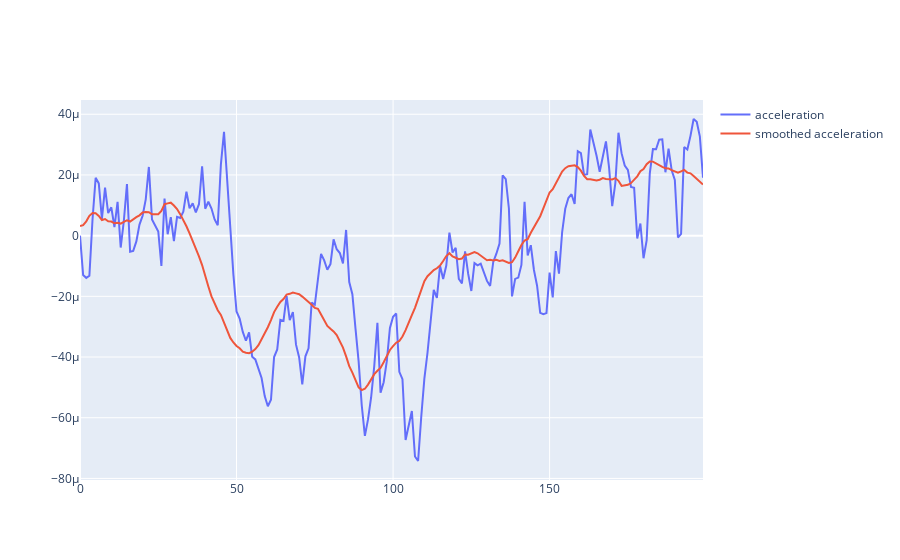

Write notebook code for a chart like this one.
### Code cell
import plotly.express as px
import plotly.graph_objects as go

fig = go.Figure()
fig.add_trace(go.Scatter( 
                 x=np.array(range(N)),
                 y=a_vals,
                 name = "acceleration"))
fig.add_trace(go.Scatter( 
                 x=np.array(range(N)),
                 y=a_vals_smoothed,
                 name = "smoothed acceleration"))
fig.show()

### Figure 1 — Plotly figure (JSON) as saved in the notebook; plotly's stock layout.template omitted (floating-point values rounded to 4 significant figures; data arrays with more than 128 entries replaced by an {"elided": "..."} marker saying what was removed)
{"data": [{"name": "acceleration", "type": "scatter", "x": {"elided": "200 int values"}, "y": {"elided": "220 float values"}}, {"name": "smoothed acceleration", "type": "scatter", "x": {"elided": "200 int values"}, "y": {"elided": "201 float values"}}], "layout": {}}
